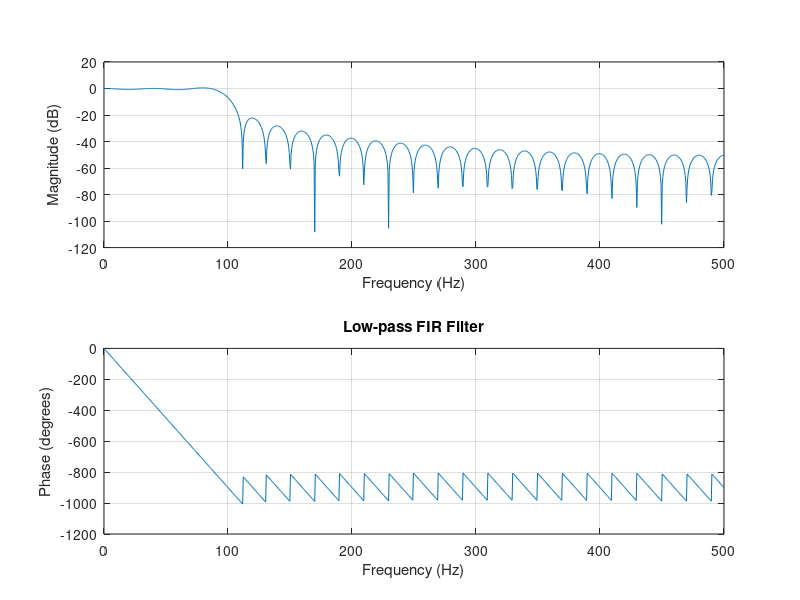
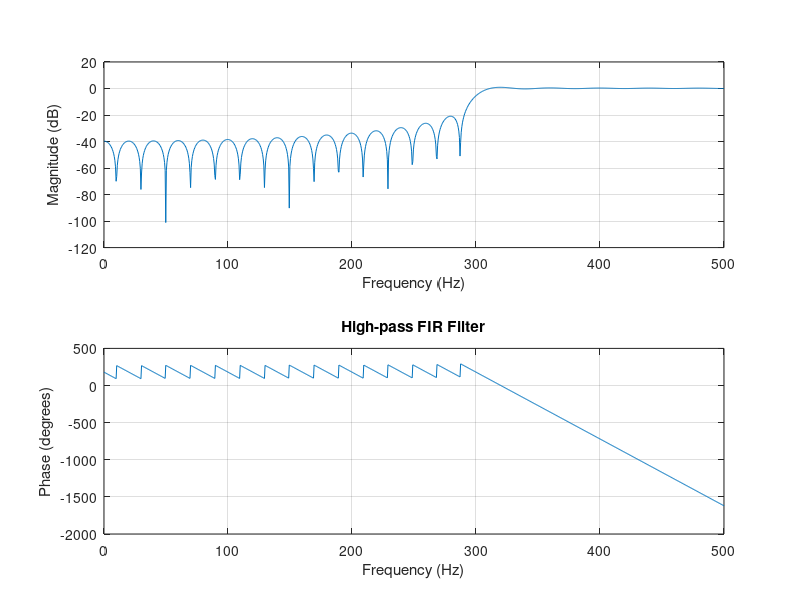
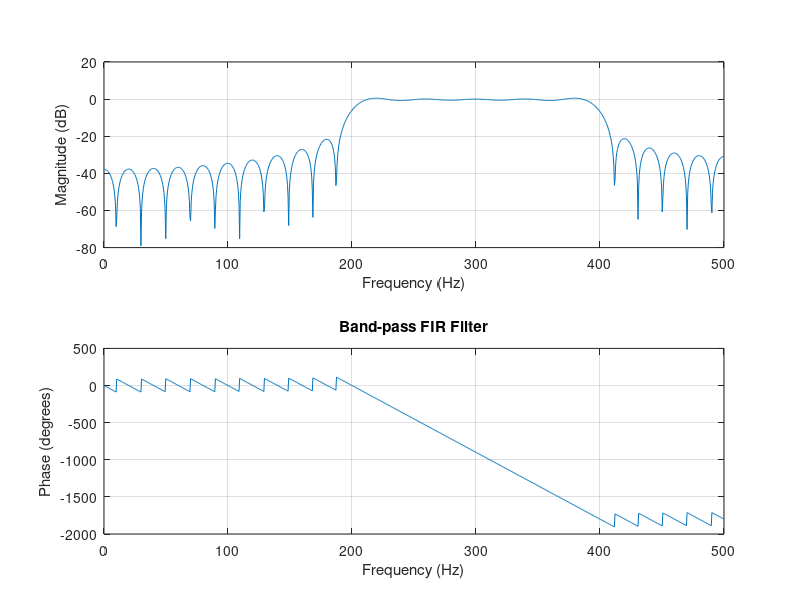
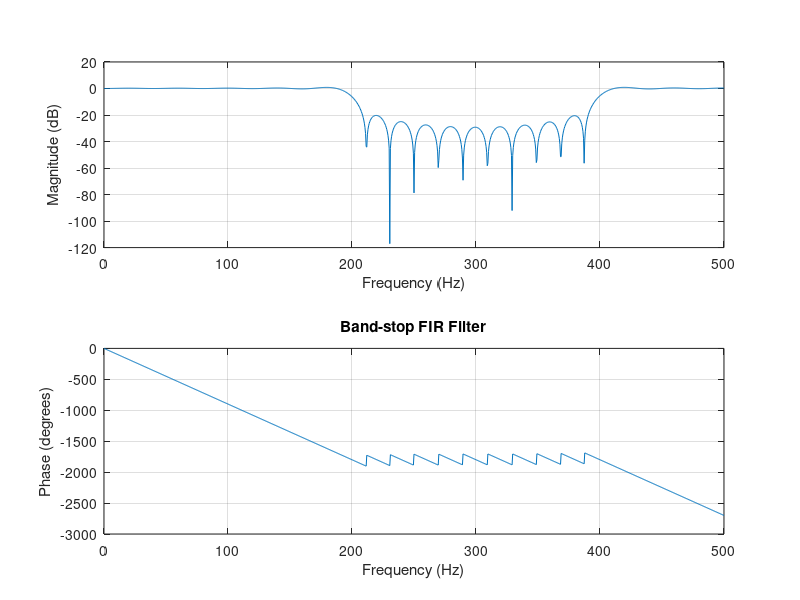

MATLAB code to generate these figures, in order:
Fs = 1000; 
N = 51;   
Fc_low = 100; 
Fc_high = 300; 
Fc1_band = 200; 
Fc2_band = 400; 
Fc1_stop = 200;
Fc2_stop = 400; 
% Low-pass filter
h_low = fir1(N-1, Fc_low/(Fs/2), 'low', rectwin(N));
freqz(h_low, 1, 1024, Fs);
title('Low-pass FIR Filter');
% High-pass filter
h_high = fir1(N-1, Fc_high/(Fs/2), 'high', rectwin(N));
figure;
freqz(h_high, 1, 1024, Fs);
title('High-pass FIR Filter');
% Band-pass filter
h_band = fir1(N-1, [Fc1_band/(Fs/2), Fc2_band/(Fs/2)], 'bandpass', rectwin(N));
figure;
freqz(h_band, 1, 1024, Fs);
title('Band-pass FIR Filter');
% Band-stop filter
h_stop = fir1(N-1, [Fc1_stop/(Fs/2), Fc2_stop/(Fs/2)], 'stop', rectwin(N));
figure;
freqz(h_stop, 1, 1024, Fs);
title('Band-stop FIR Filter');
